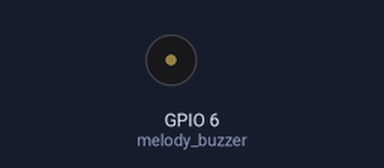
This program was run on a simulated ESP32 board running MicroPython. Parts: buzzer (waves = sounding).

Above: at 0.1 s.
At 3.5 s:
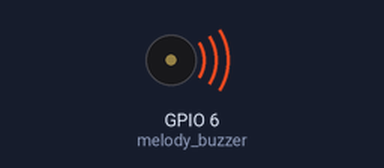
Timing chart, 0 to 3.8 s (numbered marks = the images above):
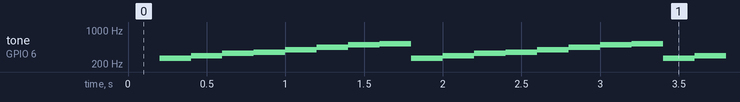

The program:

my4-3.________1.py
```python
from machine import Pin, PWM, Timer
import time

melody_buzzer = PWM(Pin(6, Pin.OUT), freq=100, duty=0)
melody_buzzer.duty(0)
ms_flag = False
time_cnt = 0

dutysound = 5    # 부저 소리 크기
DO = 261
RE = 293
MI = 329
PA = 349
SOL = 392
RA = 440
SI = 493
DO_HIGH = 523

frequency_list = [DO, RE, MI, PA, SOL, RA, SI, DO_HIGH]
note_index = 0   # 몇 번째 음을 연주할지 지정하는 인덱스

def timer_callback(t):
    global ms_flag
    ms_flag = True

tmr = Timer(0)
tmr.init(period=1, mode=Timer.PERIODIC, callback=timer_callback)

try:
    while True:
        if ms_flag:
            ms_flag = False
            time_cnt += 1

            if time_cnt % 200 == 0:
                frequency = frequency_list[note_index]
                melody_buzzer.duty(dutysound)
                melody_buzzer.freq(int(frequency))

                note_index += 1
                if note_index >= len(frequency_list):
                    note_index = 0

            if time_cnt % 1000 == 0:
                time_cnt = 0


except:
    melody_buzzer.duty(0) 
```

Measured:
- by itself, tone on GPIO 6 (melody_buzzer): repeats every 1.6 s: 293 Hz 0.20 s, 329 Hz 0.20 s, 349 Hz 0.20 s, 392 Hz 0.20 s, 440 Hz 0.20 s, 493 Hz 0.20 s, 523 Hz 0.20 s, 261 Hz 0.20 s
